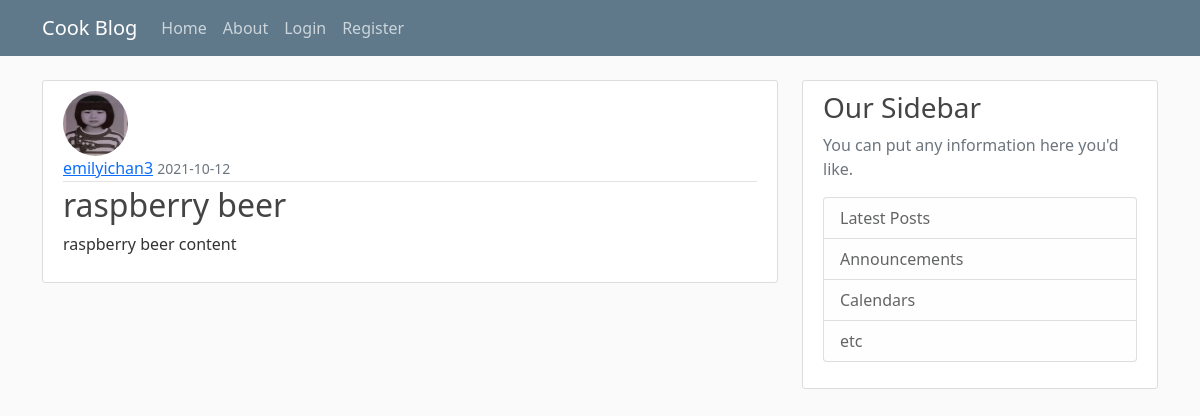
Page /post/9 on the committed database.
### flaskapp_env/modules.py (models this page shows, shortened)
class Member(db.Model, UserMixin):
    id = db.Column(db.Integer, primary_key=True)
    username = db.Column(db.String(20), unique=True, nullable=False)
    email = db.Column(db.String(120), unique=True, nullable=False)
    image_file = db.Column(db.String(20), nullable=False, default='default.jpg')
    password = db.Column(db.String(60), nullable=False)
    posts = db.relationship('Post', backref='author', lazy=True)

class Post(db.Model):
    id = db.Column(db.Integer, primary_key=True, autoincrement=True)
    title = db.Column(db.String(100), nullable=False)
    date_posted = db.Column(db.DateTime, nullable=False, default=datetime.utcnow)
    post_content = db.Column(db.Text, nullable=False)
    member_id = db.Column(db.Integer, db.ForeignKey('member.id'), nullable=False)

### flaskapp_env/posts/routes.py (the view)
@posts.route('/post/<int:post_id>')
def post(post_id):
    post = Post.query.get_or_404(post_id)
    return render_template('post.html', title=post.title, post=post)

### flaskapp_env/templates/post.html (shortened to what this page needs)
{% extends "layout.html" %}
{% block content %}
    <article class="media content-section">
        <img class="rounded-circle article-img"
            src="{{ url_for('static', filename='profile_pics/' + post.author.image_file) }}">
        <div class="media-body">
            <div class="article-metadata">
                <a class="mr-2" href="{{ url_for('users.user_posts',username=post.author.username) }}">{{ post.author.username }}</a>
                <small class="text-muted">{{ post.date_posted.strftime('%Y-%m-%d') }}</small>
            </div>
            <h2 class="article-title">{{ post.title }}</h2>
            <p class="article-content">{{ post.post_content }}</p>
        </div>
    </article>
{% endblock content %}

### flaskapp_env/static/main.css (style rules this page uses)
body { background: #fafafa; color: #333333; margin-top: 5rem; }
h1, h2, h3, h4, h5, h6 { color: #444444; }
.content-section { background: #ffffff; padding: 10px 20px; border: 1px solid #dddddd; border-radius: 3px; margin-bottom: 20px; }
.article-title { color: #444444; }
.article-content { white-space: pre-line; }
.article-img { height: 65px; width: 65px; margin-right: 16px; }
.article-metadata { padding-bottom: 1px; margin-bottom: 4px; border-bottom: 1px solid #e3e3e3 }

### rows in the picture
Member: image_file (placeholder picture), author.username "emilyichan3"
Post: date_posted "2021-10-12", title "raspberry beer", post_content "raspberry beer content"
